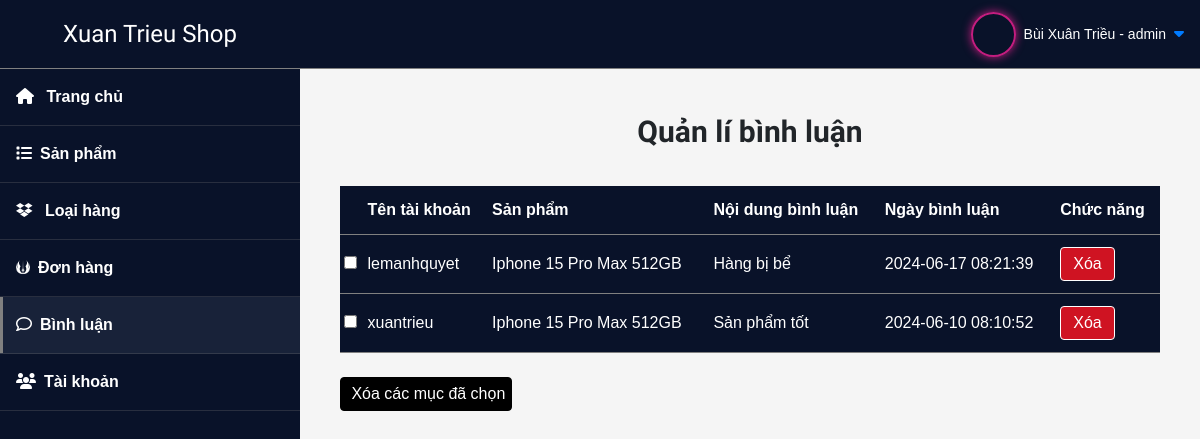
Page /admin/index.php?page=comments (signed in) on the committed database.
### tables this page shows
CREATE TABLE `reviews` (
  `id` int(11) NOT NULL,
  `user_id` int(11) NOT NULL,
  `product_id` int(11) NOT NULL,
  `comment` text NOT NULL,
  `rate` int(11) NOT NULL DEFAULT 0,
  `create_at` datetime NOT NULL DEFAULT current_timestamp()
);

CREATE TABLE `account` (
  `id` int(11) NOT NULL,
  `user_name` varchar(50) NOT NULL,
  `full_name` varchar(100) DEFAULT NULL,
  `password` varchar(50) NOT NULL,
  `email` varchar(100) NOT NULL,
  `avatar` varchar(200) DEFAULT NULL,
  `birthday` date DEFAULT NULL,
  `address` varchar(200) DEFAULT NULL,
  `tel` varchar(11) DEFAULT NULL,
  `role` varchar(10) NOT NULL DEFAULT 'user',
  `created_at` datetime NOT NULL DEFAULT current_timestamp(),
  `status` varchar(50) DEFAULT 'Normal'
);

CREATE TABLE `products` (
  `id` int(11) NOT NULL,
  `name` text NOT NULL,
  `image` text NOT NULL,
  `price` double NOT NULL DEFAULT 0,
  `sale` double NOT NULL DEFAULT 0,
  `des` text NOT NULL,
  `view` int(11) NOT NULL DEFAULT 0,
  `create_at` datetime NOT NULL DEFAULT current_timestamp(),
  `update_at` datetime NOT NULL DEFAULT current_timestamp(),
  `category_id` int(11) NOT NULL
);

### model/pdo.php (called while the page is built, shortened)
<?php
function pdo_get_connection()
{
    $dburl = "mysql:host=localhost;dbname=duanmau_buixuantrieu;charset=utf8";
    $username = 'root';
    $password = '';
    $conn = new PDO($dburl, $username, $password);
    $conn->setAttribute(PDO::ATTR_ERRMODE, PDO::ERRMODE_EXCEPTION);
    return $conn;
}
function pdo_query($sql)
{
    $sql_args = array_slice(func_get_args(), 1);
    try {
        $conn = pdo_get_connection();
        $stmt = $conn->prepare($sql);
        $stmt->execute($sql_args);
        $rows = $stmt->fetchAll();
        return $rows;
    } catch (PDOException $e) {
        throw $e;
    } finally {
        unset($conn);
    }
}

### model/review.php (called while the page is built, shortened)
<?php
function get_all_review()
{
    $sql = "SELECT *,reviews.id as review_id, account.user_name as user_name, products.name as product_name ,reviews.create_at as create_review FROM reviews JOIN products ON reviews.product_id = products.id JOIN account ON reviews.user_id = account.id ORDER BY reviews.create_at DESC";
    $item = pdo_query($sql);
    return $item;
}

### admin/reviews/index.php (the view, shortened to what this page needs)
<div class="products__wrapper">
    <div class="product__title">Quản lí bình luận</div>
    <div class="product__container">
        <table>
            <thead>
                <tr>
                    <th></th>
                    <th>Tên tài khoản</th>
                    <th>Sản phẩm</th>
                    <th>Nội dung bình luận</th>
                    <th>Ngày bình luận</th>
                    <th>Chức năng</th>
                </tr>
            </thead>
            <form action="" method="post">
                <tbody>
                    <?php
                    foreach ($review_list as $item) {
                        extract($item);
                    ?>
                        <tr>
                            <td><input type="checkbox" name="select-review[]" value="<?php echo $review_id ?>"></td>
                            <td>
                                <?php echo $user_name ?>
                            </td>
                            <td>
                                <?php echo $product_name ?>
                            </td>
                            <td>
                                <?php echo $comment ?>
                            </td>
                            <td>
                                <?php echo $create_review ?>
                            </td>
                            <td class="operation">
                                <a onclick="return confirm('Bạn có chắc chắn muốn xóa bình luận này?')" href="index.php?page=comments&&id=<?php echo $review_id ?>" class="delete__product">Xóa</a>
                            </td>
                        </tr>
                    <?php
                    }
                    ?>
                </tbody>
        </table>
        <input class="submit__category" onclick="return confirm('Xóa các mục đã chọn?')" type="submit" value=" Xóa các mục đã chọn">
    </div>
</div>

### admin/css/admin.css (style rules this page uses)
* { margin: 0; padding: 0; box-sizing: border-box; font-family: sans-serif; }
.products__wrapper { padding: 40px; }
.product__title { text-align: center; font-family: "Rubik Moonrocks"; font-weight: bold; font-size: 30px; margin-bottom: 32px; }
.product__container { margin-top: 32px; }
.product__container table { width: 100%; }
.product__container table th { padding: 12px 4px; }
.product__container table tr { background-color: #091229; color: white; border-bottom: 1px solid gray; }
.product__container td { padding: 12px 4px; }
.operation { display: flex; align-items: center; }
.update__product, .delete__product { padding: 4px 12px; border-radius: 4px; border: 1px solid white; color: white; }
.delete__product { background-color: #cf1322; }
.submit__category { margin-top: 24px; background-color: black; color: white; border: none; border-radius: 4px; border: 1px solid black; padding: 4px 6px; }

### rows in the picture
reviews: user.user_name "lemanhquyet", product.name "Iphone 15 Pro Max 512GB", comment "Hàng bị bể", create_at "2024-06-17 08:21:39"
reviews: user.user_name "xuantrieu", product.name "Iphone 15 Pro Max 512GB", comment "Sản phẩm tốt", create_at "2024-06-10 08:10:52"

### other values in the picture
$_SESSION['auth']['full_name'] "Bùi Xuân Triều"
$_SESSION['auth']['role'] "admin"
